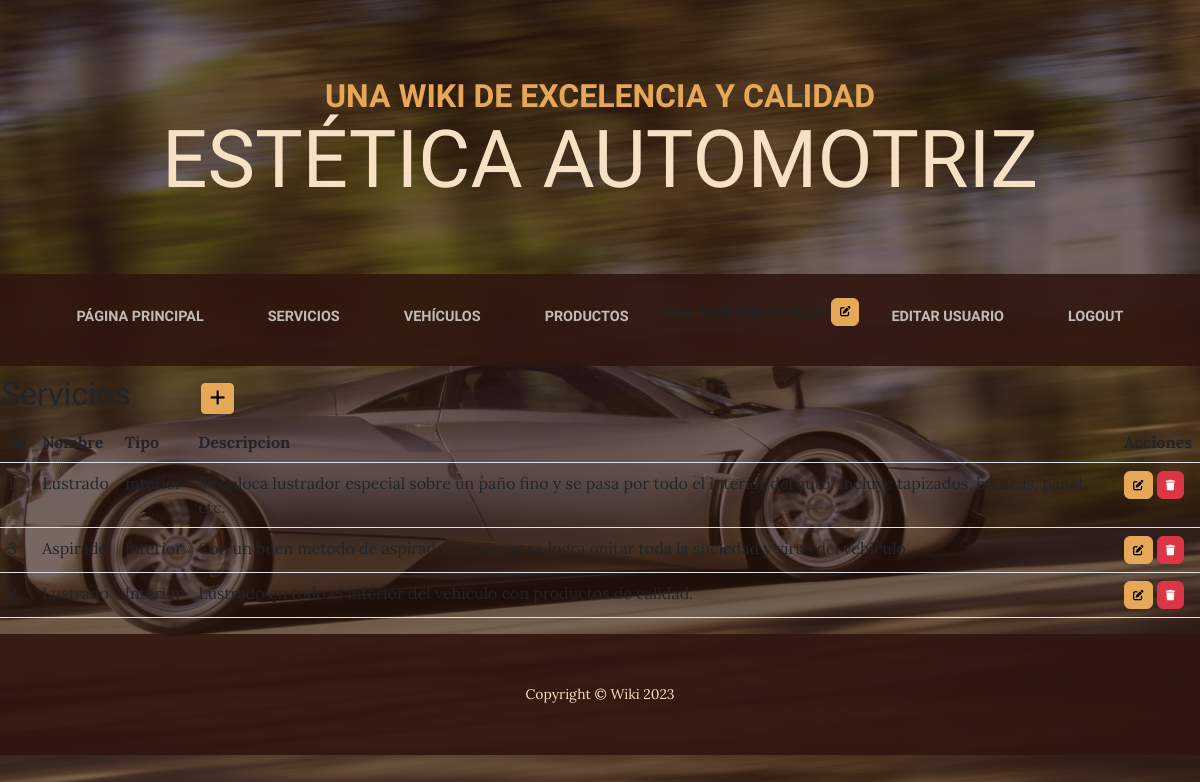
The page /servicios/ (signed in) on the database its author committed.
### aplicacion/models.py (models this page shows, shortened)
class Servicio(models.Model):
    nombre = models.CharField(max_length=30)
    tipo = models.CharField(max_length=10)
    descripcion = models.CharField(max_length=200)

### aplicacion/views.py (the view)
# urls.py: path('servicios/', ServicioList.as_view(), name="servicios" ),
class ServicioList(ListView):
    model = Servicio

### aplicacion/templates/aplicacion/servicio_list.html (shortened to what this page needs)
{% extends 'aplicacion/base.html' %}
{% load static %}
{% block contenido %}
<table>
    <tr>
        <td width="200"><h2>Servicios</h2></td>
        <td>
            <a
            href="{% url 'create_servicio' %}"
            class="btn btn-primary btn-sm"
            >
            </a>
        </td>
    </tr>
</table>
<table class="table table-striped">
    <thead>
        <tr>
            <th>ID</th>
            <th>Nombre</th>
            <th>Tipo</th>
            <th>Descripcion</th>
            <th>Acciones</th>
        </tr>
    </thead>
    <tbody>
    {% for servicio in servicio_list %}
    <tr>
        <td>{{ servicio.id }}</td>
        <td>{{ servicio.nombre }}</td>
        <td>{{ servicio.tipo }}</td>
        <td>{{ servicio.descripcion }}</td>
        <td>
            <a
              href="{% url 'update_servicio' servicio.id %}"
              class="btn btn-primary"
              style="--bs-btn-padding-y: .25rem; --bs-btn-padding-x: .5rem; --bs-btn-font-size: .75rem;"
              >
            </a>
            <a
              href="{% url 'delete_servicio' servicio.id %}"
              class="btn btn-danger"
              style="--bs-btn-padding-y: .25rem; --bs-btn-padding-x: .5rem; --bs-btn-font-size: .75rem;"
              >
            </a>
          </td>
    </tr>
    {% endfor %}
    </tbody>
</table>
{% endblock contenido %}

### rows shown on the page
Servicio: id "1", nombre "Lustrado", tipo "Interior", descripcion "Se coloca lustrador especial sobre un paño fino y se pasa por todo el interior del auto. Incluye tapizados, butacas, panel, etc."
Servicio: id "3", nombre "Aspirado", tipo "Interior", descripcion "Con un buen metodo de aspirado con vapor se logra quitar toda la suciedad y virus del vehículo"
Servicio: nombre "Lustrado", tipo "Interior", descripcion "Lustrado en todo el interior del vehiculo con productos de calidad."
